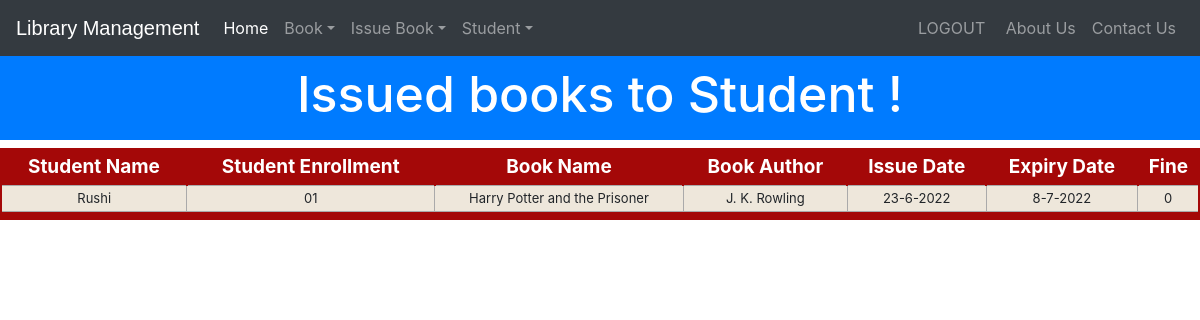
The page /viewissuedbook (signed in) on the database its author committed.
### library/models.py (models this page shows, shortened)
class StudentExtra(models.Model):
    user=models.OneToOneField(User,on_delete=models.CASCADE)
    enrollment = models.CharField(max_length=40)
    branch = models.CharField(max_length=40)
    @property
    def get_name(self):
        return self.user.first_name

class Book(models.Model):
    catchoice= [
        ('education', 'Education'),
        ('entertainment', 'Entertainment'),
        ('comics', 'Comics'),
        ('biography', 'Biographie'),
        ('history', 'History'),
        ]
    name=models.CharField(max_length=30)
    isbn=models.PositiveIntegerField()
    author=models.CharField(max_length=40)
    category=models.CharField(max_length=30,choices=catchoice,default='education')

### library/views.py (the view)
# urls.py: path('viewissuedbook', views.viewissuedbook_view),
@login_required(login_url='adminlogin')
@user_passes_test(is_admin)
def viewissuedbook_view(request):
    issuedbooks=models.IssuedBook.objects.all()
    li=[]
    for ib in issuedbooks:
        issdate=str(ib.issuedate.day)+'-'+str(ib.issuedate.month)+'-'+str(ib.issuedate.year)
        expdate=str(ib.expirydate.day)+'-'+str(ib.expirydate.month)+'-'+str(ib.expirydate.year)
        days=(date.today()-ib.issuedate)
        print(date.today())
        d=days.days
        fine=0
        if d>15:
            day=d-15
            fine=day*10
        books=list(models.Book.objects.filter(isbn=ib.isbn))
        students=list(models.StudentExtra.objects.filter(enrollment=ib.enrollment))
        i=0
        for l in books:
            t=(students[i].get_name,students[i].enrollment,books[i].name,books[i].author,issdate,expdate,fine)
            i=i+1
            li.append(t)
    return render(request,'library/viewissuedbook.html',{'li':li})

### library/views.py (called while the page is built)
def is_admin(user):
    return user.groups.filter(name='ADMIN').exists()

### templates/library/viewissuedbook.html (shortened to what this page needs)
<!DOCTYPE html>
<html lang="en" dir="ltr">
  <head>
  </head>
  <body>
    {% include "library/navbaradmin.html" %}
    <br>
    <br>
    <h3 class="p-3 mb-2 bg-primary text-white" style = 'font-size: 50px;text-align:center;margin-bottom:0px;'>Issued books to Student !</h3>
{% if li%}
    <table class="redTable">
    <thead>
    <tr>
    <th>Student Name</th>
    <th>Student Enrollment</th>
    <th>Book Name</th>
    <th>Book Author</th>
    <th>Issue Date</th>
    <th>Expiry Date</th>
    <th>Fine</th>
    </tr>
    </thead>
    <tfoot>
    <tr>
    <td colspan="7">
    </td>
    </tr>
    </tfoot>
    <tbody>
      {% for t in li %}
        <tr>
          <td>{{t.0}}</td>
          <td>{{t.1}}</td>
          <td>{{t.2}}</td>
          <td>{{t.3}}</td>
          <td>{{t.4}}</td>
          <td>{{t.5}}</td>
          <td>{{t.6}}</td>
        </tr>
        {%endfor%}
    </tbody>
    </table>
    {%else%}
    <h1> 0 book Issued</h1>
    {%endif%}
    <br><br><br><br><br><br><br><br><br>
  {% include "library/footer.html" %}
  </body>
</html>

### templates/library/viewissuedbook.html (style rules this page uses)
table.redTable { border: 2px solid #A40808; background-color: #EEE7DB; width: 100%; text-align: center; border-collapse: collapse; }
table.redTable td, table.redTable th { border: 1px solid #AAAAAA; padding: 3px 2px; }
table.redTable tbody td { font-size: 13px; }
table.redTable thead { background: #A40808; }
table.redTable thead th { font-size: 19px; font-weight: bold; color: #FFFFFF; text-align: center; border-left: 2px solid #A40808; }
table.redTable thead th:first-child { border-left: none; }
table.redTable tfoot { font-size: 13px; font-weight: bold; color: #FFFFFF; background: #A40808; }
table.redTable tfoot td { font-size: 13px; }

### rows shown on the page
StudentExtra: enrollment "01"
Book: name "Harry Potter and the Prisoner", author "J. K. Rowling"

### other values the page prints
{{ t.0 }} "Rushi"
{{ t.4 }} "23-6-2022"
{{ t.5 }} "8-7-2022"
{{ t.6 }} "0"
